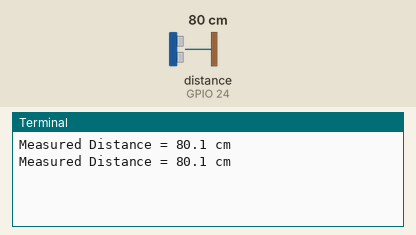
Bench run of a program on a simulated Raspberry Pi (BCM pin numbers). On the bench: the last lines printed to the terminal. Inputs (shaded band) come from the test bench; at power-on: distance to the obstacle (sensor on GPIO 24) 80 cm. The echo pulse lasts 58.3 µs per cm; the clock reads 2024-03-15 10:24:30 at power-on unless the program sets it.

Above: at 1.2 s.
1.3 s: distance to the obstacle (sensor on GPIO 24) set to 2 cm
At 2.6 s:
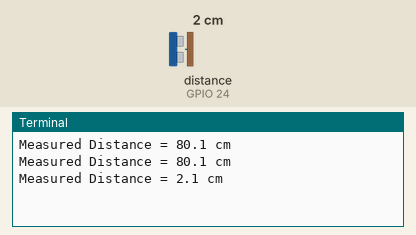
2.8 s: distance to the obstacle (sensor on GPIO 24) set to 4 cm
At 3.8 s:
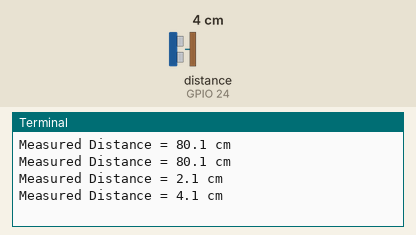
Timing chart, 0 to 5.8 s (numbered marks = the images above; inputs shaded):
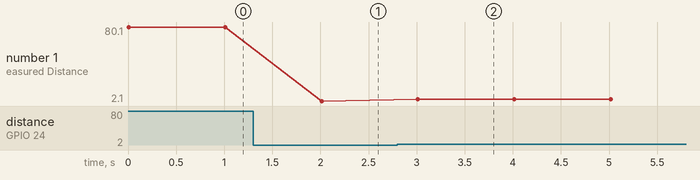

The program:

UltraSonicDistance.py
```python
'''
    Working voltage of Ultra sonic sensor is 5Volt DC voltage
    "HC-SR04"
    This is the program to find the length of an object from
    the tip of UltraSonic Sensor
    Ensure that the GPIO's are correctly connected


'''

import RPi.GPIO as GPIO
import time

# Set the GPIO mode and pins
GPIO.setmode(GPIO.BCM)
TRIG_PIN = 23
ECHO_PIN = 24

def measure_distance():
    # Set up the GPIO pins
    GPIO.setup(TRIG_PIN, GPIO.OUT)
    GPIO.setup(ECHO_PIN, GPIO.IN)

    # Send a short pulse to trigger the ultrasonic sensor
    GPIO.output(TRIG_PIN, GPIO.HIGH)
    time.sleep(0.00001)
    GPIO.output(TRIG_PIN, GPIO.LOW)

    # Measure the time it takes for the pulse to return
    while GPIO.input(ECHO_PIN) == GPIO.LOW:
        pulse_start = time.time()
    while GPIO.input(ECHO_PIN) == GPIO.HIGH:
        pulse_end = time.time()

    # Calculate the distance based on the time difference
    pulse_duration = pulse_end - pulse_start
    speed_of_sound = 34300  # centimeters per second
    distance = (speed_of_sound * pulse_duration) / 2
    return distance

if __name__ == '__main__':
    try:
        while True:
            dist = measure_distance()
            print ("Measured Distance = %.1f cm" % dist)
            time.sleep(1)

        # Reset by pressing CTRL + C
    except KeyboardInterrupt:
        print("Measurement stopped by User")
        GPIO.cleanup()


"""
from gpiozero import DistanceSensor
import time

# Set up the ultrasonic sensor
sensor = DistanceSensor(echo=24, trigger=23)

def measure_distance():
    # Wait for the sensor to settle
    time.sleep(0.5)

    # Measure the distance
    distance = sensor.distance

    return distance

# Call the function to measure the distance
while True:
    distance = measure_distance()
    print(f"Distance: {distance:.2f} meters")

"""
```

Measured:
- after the input at 1.3 s, the terminal: prints a new line after 0.71 s (image 1)
- after the input at 2.8 s, the terminal: prints a new line after 0.21 s (image 2)
- plotted number 1: 80.1 → 2.1 after the input at 1.3 s, 2.1 → 4.1 after the input at 2.8 s
